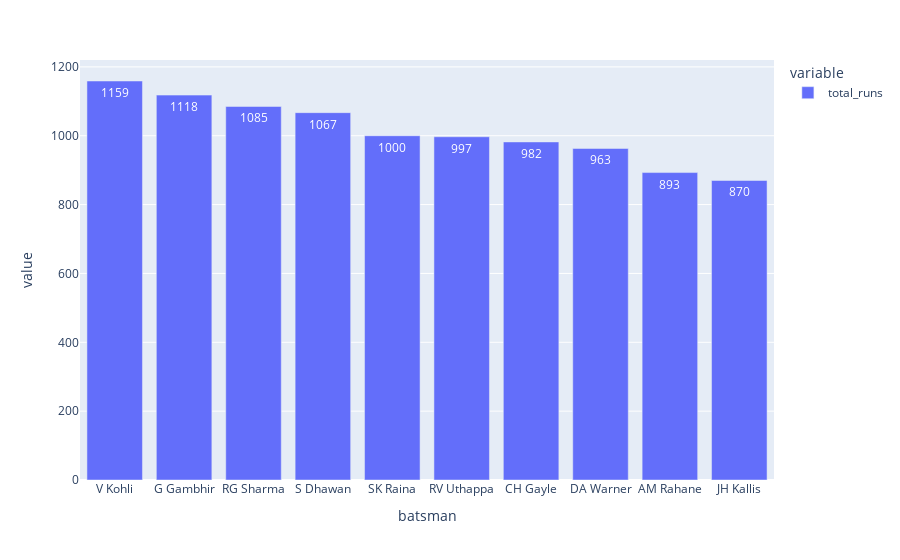

Write notebook code for a chart like this one.
### Code cell
px.bar(dots1,text_auto=True)

### Figure 1 — Plotly figure (JSON) as saved in the notebook; plotly's stock layout.template omitted (floating-point values rounded to 4 significant figures)
{"data": [{"alignmentgroup": "True", "hovertemplate": "variable=total_runs<br>batsman=%{x}<br>value=%{y}<extra></extra>", "legendgroup": "total_runs", "marker": {"color": "#636efa", "pattern": {"shape": ""}}, "name": "total_runs", "offsetgroup": "total_runs", "orientation": "v", "showlegend": true, "textposition": "auto", "texttemplate": "%{y}", "type": "bar", "x": ["V Kohli", "G Gambhir", "RG Sharma", "S Dhawan", "SK Raina", "RV Uthappa", "CH Gayle", "DA Warner", "AM Rahane", "JH Kallis"], "xaxis": "x", "y": [1159, 1118, 1085, 1067, 1000, 997, 982, 963, 893, 870], "yaxis": "y"}], "layout": {"barmode": "relative", "legend": {"title": {"text": "variable"}, "tracegroupgap": 0}, "margin": {"t": 60}, "xaxis": {"anchor": "y", "domain": [0, 1], "title": {"text": "batsman"}}, "yaxis": {"anchor": "x", "domain": [0, 1], "title": {"text": "value"}}}}
